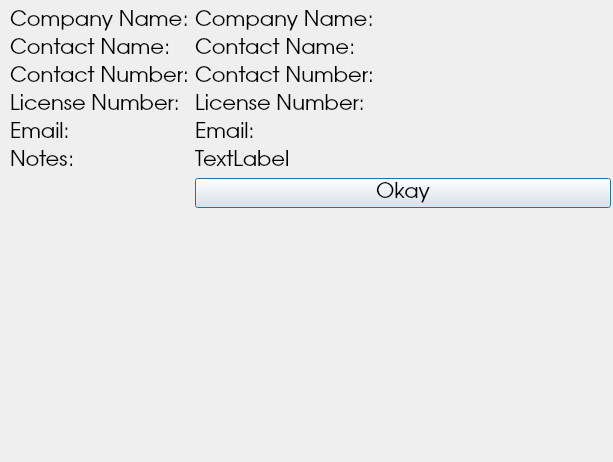
<?xml version="1.0" encoding="UTF-8"?>
<ui version="4.0">
 <class>Dialog</class>
 <widget class="QDialog" name="Dialog">
  <property name="geometry">
   <rect>
    <x>0</x>
    <y>0</y>
    <width>613</width>
    <height>462</height>
   </rect>
  </property>
  <property name="windowTitle">
   <string>Dialog</string>
  </property>
  <widget class="QWidget" name="formLayoutWidget">
   <property name="geometry">
    <rect>
     <x>10</x>
     <y>10</y>
     <width>601</width>
     <height>441</height>
    </rect>
   </property>
   <property name="font">
    <font>
     <family>URW Gothic L</family>
     <pointsize>16</pointsize>
    </font>
   </property>
   <layout class="QFormLayout" name="formLayout">
    <item row="12" column="0">
     <widget class="QLabel" name="label_4">
      <property name="font">
       <font>
        <family>URW Gothic L</family>
        <pointsize>16</pointsize>
       </font>
      </property>
      <property name="text">
       <string>Email:</string>
      </property>
     </widget>
    </item>
    <item row="5" column="0">
     <widget class="QLabel" name="label_5">
      <property name="font">
       <font>
        <family>URW Gothic L</family>
        <pointsize>16</pointsize>
       </font>
      </property>
      <property name="text">
       <string>License Number:</string>
      </property>
     </widget>
    </item>
    <item row="14" column="0">
     <widget class="QLabel" name="label_6">
      <property name="font">
       <font>
        <family>URW Gothic L</family>
        <pointsize>16</pointsize>
       </font>
      </property>
      <property name="text">
       <string>Notes:</string>
      </property>
     </widget>
    </item>
    <item row="14" column="1">
     <widget class="QLabel" name="labelNotes">
      <property name="font">
       <font>
        <family>URW Gothic L</family>
        <pointsize>16</pointsize>
       </font>
      </property>
      <property name="text">
       <string>TextLabel</string>
      </property>
     </widget>
    </item>
    <item row="15" column="1">
     <widget class="QPushButton" name="pushOk">
      <property name="font">
       <font>
        <family>URW Gothic L</family>
        <pointsize>16</pointsize>
       </font>
      </property>
      <property name="text">
       <string>Okay</string>
      </property>
     </widget>
    </item>
    <item row="5" column="1">
     <widget class="QLabel" name="labelLicenseNum">
      <property name="font">
       <font>
        <family>URW Gothic L</family>
        <pointsize>16</pointsize>
       </font>
      </property>
      <property name="text">
       <string>License Number:</string>
      </property>
     </widget>
    </item>
    <item row="12" column="1">
     <widget class="QLabel" name="labelEmail">
      <property name="font">
       <font>
        <family>URW Gothic L</family>
        <pointsize>16</pointsize>
       </font>
      </property>
      <property name="text">
       <string>Email:</string>
      </property>
     </widget>
    </item>
    <item row="2" column="0">
     <widget class="QLabel" name="label">
      <property name="font">
       <font>
        <family>URW Gothic L</family>
        <pointsize>16</pointsize>
       </font>
      </property>
      <property name="text">
       <string>Company Name:</string>
      </property>
     </widget>
    </item>
    <item row="2" column="1">
     <widget class="QLabel" name="labelCompany">
      <property name="font">
       <font>
        <family>URW Gothic L</family>
        <pointsize>16</pointsize>
       </font>
      </property>
      <property name="text">
       <string>Company Name:</string>
      </property>
     </widget>
    </item>
    <item row="3" column="0">
     <widget class="QLabel" name="label_2">
      <property name="font">
       <font>
        <family>URW Gothic L</family>
        <pointsize>16</pointsize>
       </font>
      </property>
      <property name="text">
       <string>Contact Name:</string>
      </property>
     </widget>
    </item>
    <item row="3" column="1">
     <widget class="QLabel" name="labelContactName">
      <property name="font">
       <font>
        <family>URW Gothic L</family>
        <pointsize>16</pointsize>
       </font>
      </property>
      <property name="text">
       <string>Contact Name:</string>
      </property>
     </widget>
    </item>
    <item row="4" column="0">
     <widget class="QLabel" name="label_3">
      <property name="font">
       <font>
        <family>URW Gothic L</family>
        <pointsize>16</pointsize>
       </font>
      </property>
      <property name="text">
       <string>Contact Number:</string>
      </property>
     </widget>
    </item>
    <item row="4" column="1">
     <widget class="QLabel" name="labelContactNum">
      <property name="font">
       <font>
        <family>URW Gothic L</family>
        <pointsize>16</pointsize>
       </font>
      </property>
      <property name="text">
       <string>Contact Number:</string>
      </property>
     </widget>
    </item>
   </layout>
  </widget>
 </widget>
 <resources/>
 <connections/>
</ui>
